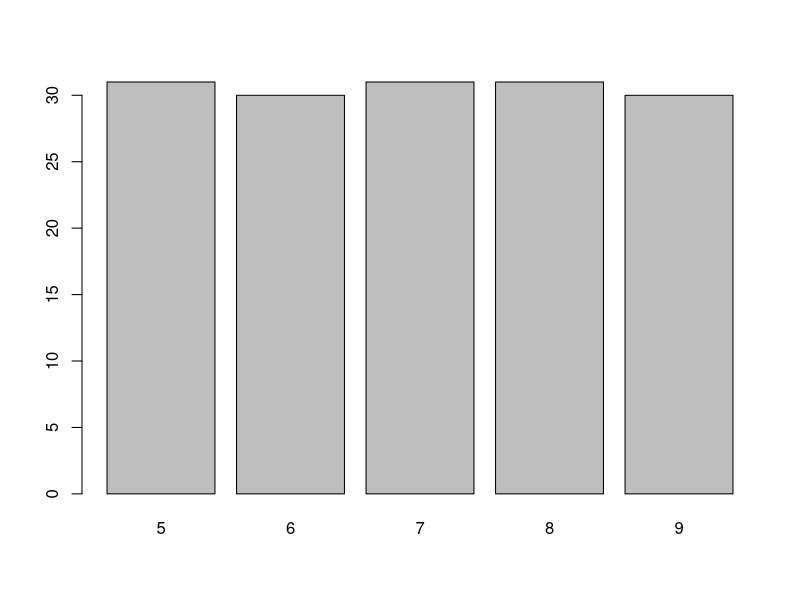
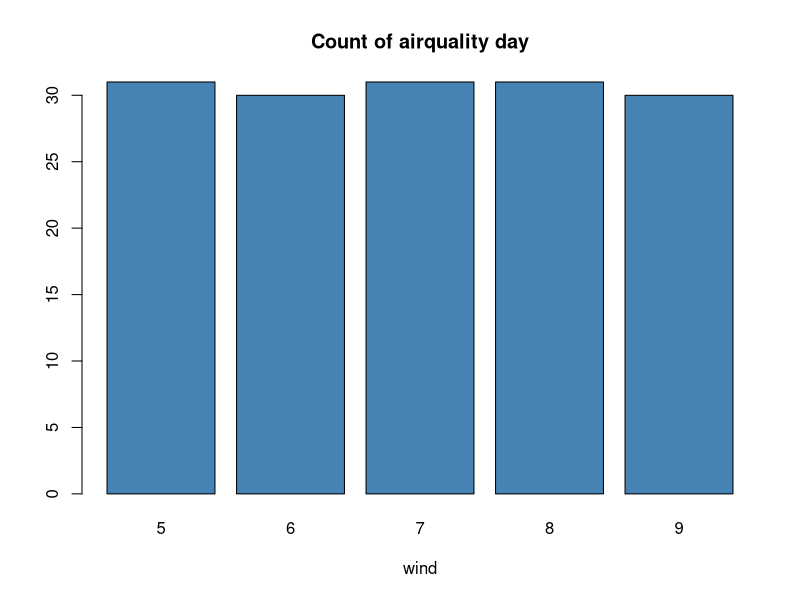
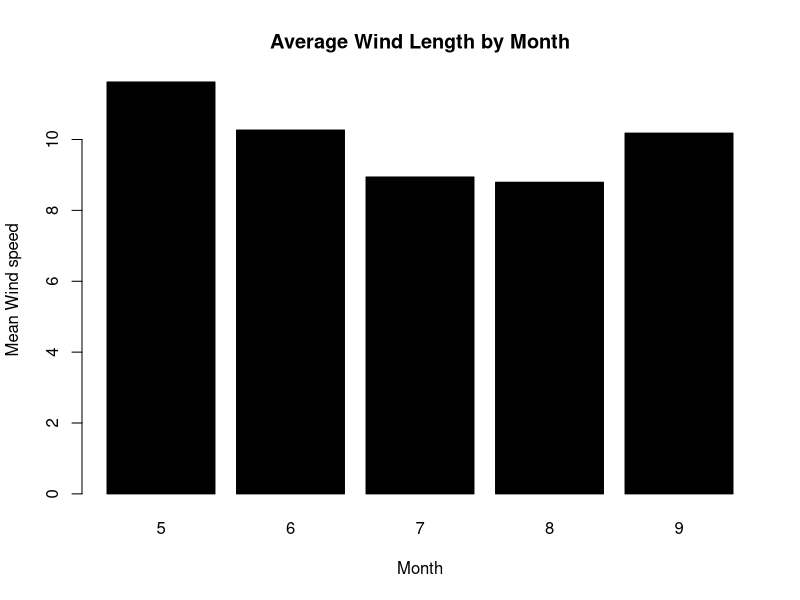
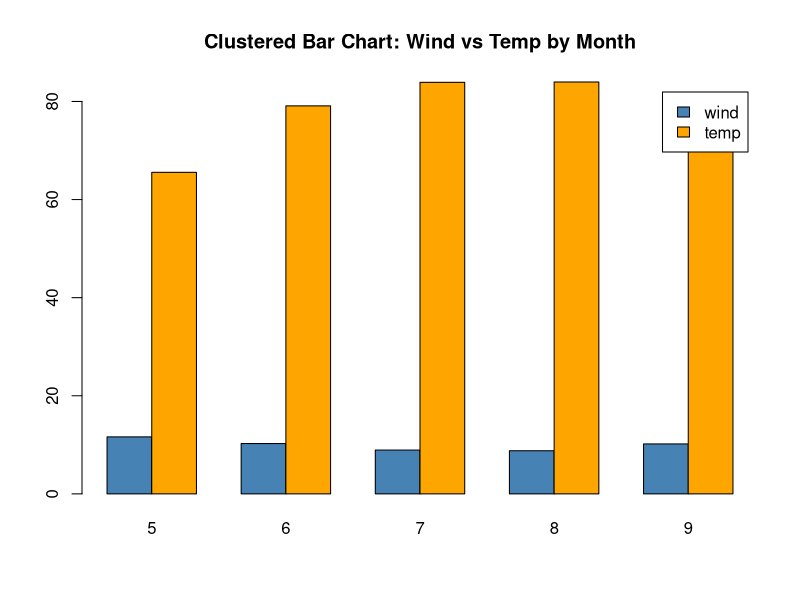
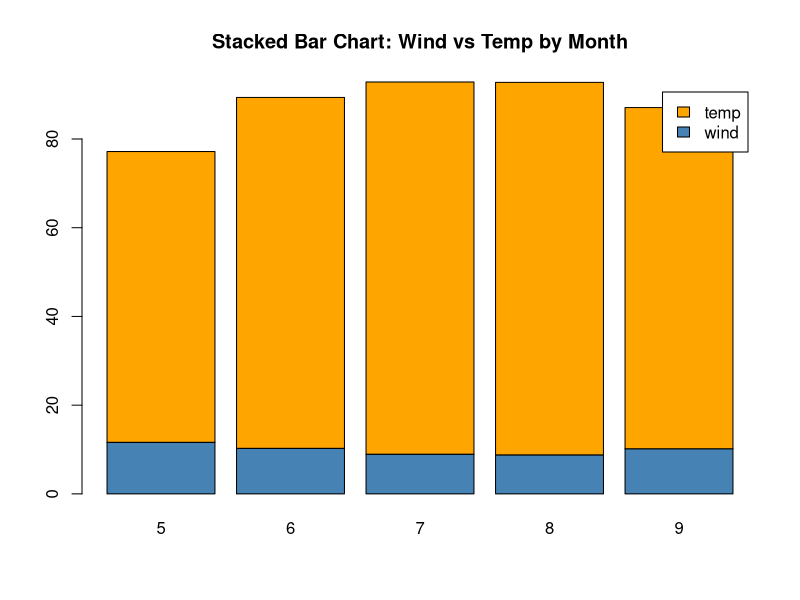
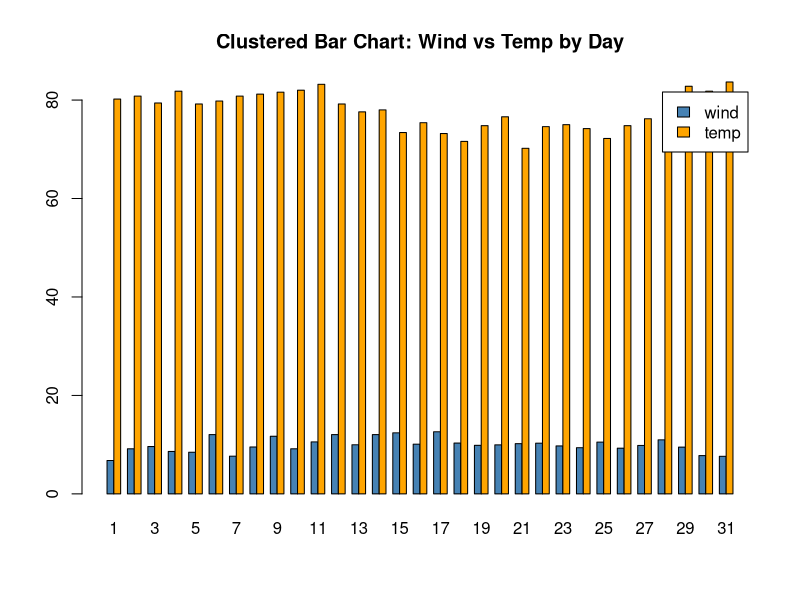
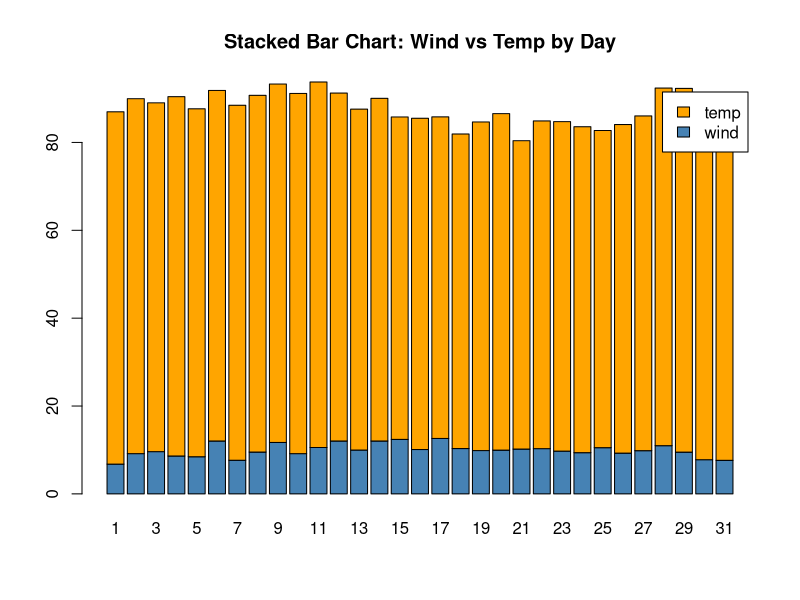

Generate these figures, in order, with R:
#load the dataset
data(airquality)

#inspect the data
?airquality
head(airquality,3)
str(airquality)
class(airquality)

#count of each species and to see data in column "Month"
airquality$Month
View(airquality)

#ploting a bar chart
barplot(
  table(airquality$Month)
)

#labeld bar chart
barplot(
  table(airquality$Month),
  main="Count of airquality day",
  xlab="wind",
  col='steelblue'
)

#bar plot from aggregated data using mean wind speed per Month
mean_wind<-tapply(airquality$Wind,airquality$Month,mean)
mean_wind

barplot(
  mean_wind,
  col='black',
  main="Average Wind Length by Month",
  xlab="Month",
  ylab="Mean Wind speed",
  
)

#grouped bar chart by Month
group_means<-rbind(
  wind=tapply(airquality$Wind,airquality$Month,mean),
  temp=tapply(airquality$Temp,airquality$Month,mean)
)
group_means

barplot(
  group_means,
  beside=TRUE,
  col=c("steelblue","orange"),
  legend.text=TRUE,
  main="Clustered Bar Chart: Wind vs Temp by Month"
)
barplot(
  group_means,
  beside=FALSE,
  col=c("steelblue","orange"),
  legend.text=TRUE,
  main="Stacked Bar Chart: Wind vs Temp by Month",
)

#grouped bar chart by Day
group_means<-rbind(
  wind=tapply(airquality$Wind,airquality$Day,mean),
  temp=tapply(airquality$Temp,airquality$Day,mean)
)
group_means

barplot(
  group_means,
  beside=TRUE,
  col=c("steelblue","orange"),
  legend.text=TRUE,
  main="Clustered Bar Chart: Wind vs Temp by Day"
)
barplot(
  group_means,
  beside=FALSE,
  col=c("steelblue","orange"),
  legend.text=TRUE,
  main="Stacked Bar Chart: Wind vs Temp by Day",
)
